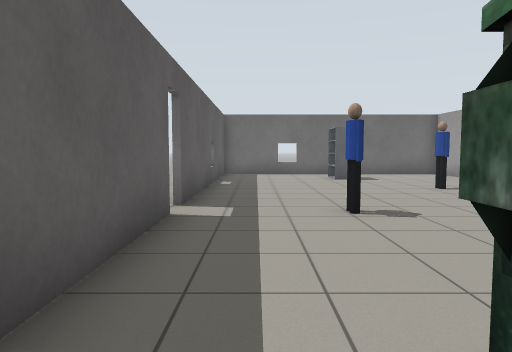
[1] (above)

15 first-person views from a walk through a robot-simulator world made for Gazebo. The camera is 1 m above the floor, tilts 4° down and sees 70° across. The floor is counted in squares, 1 m on a side. Each view is taken from the middle of a square. On the plan, view 1 faces up. The plan holds only what a view shows up to about 13 squares ahead; the rest is blank. Some stock models are drawn as simple stand-ins. Some surface patterns are stand-ins.

[2]
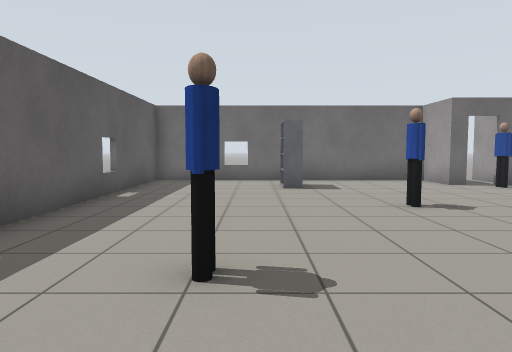

[3]
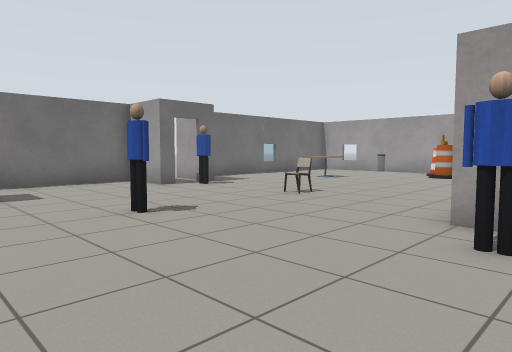

[4]
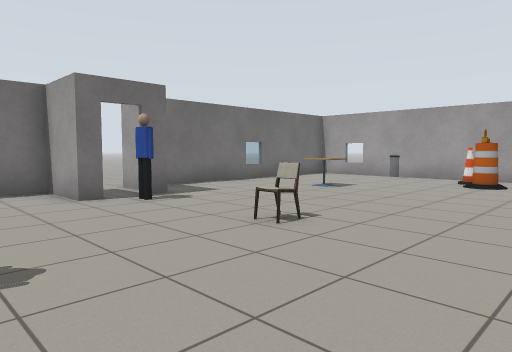

[5]
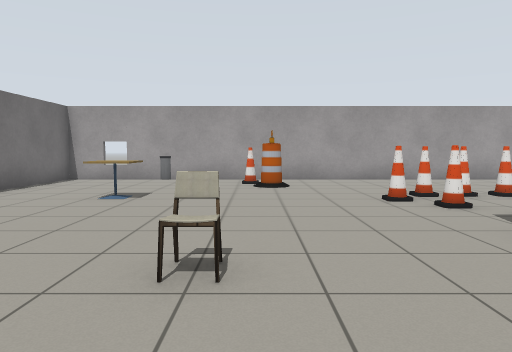

[6]
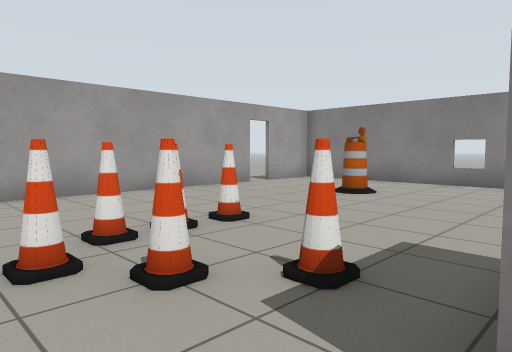

[7]
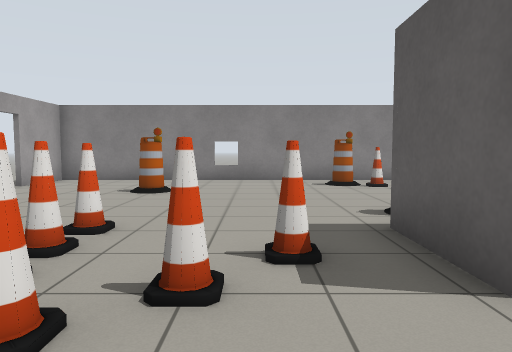

[8]
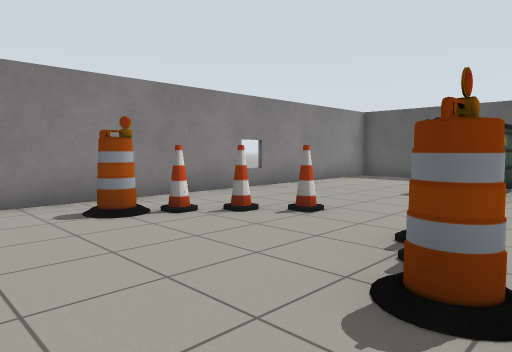

[9]
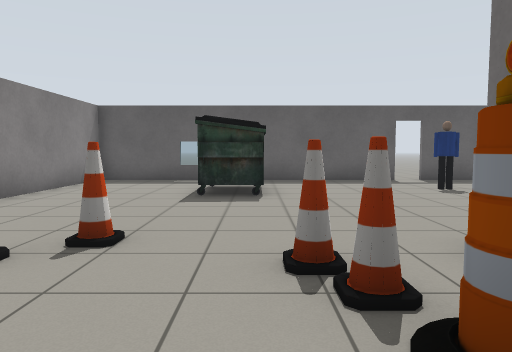

[10]
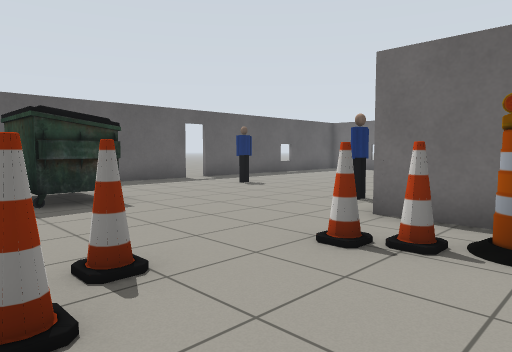

[11]
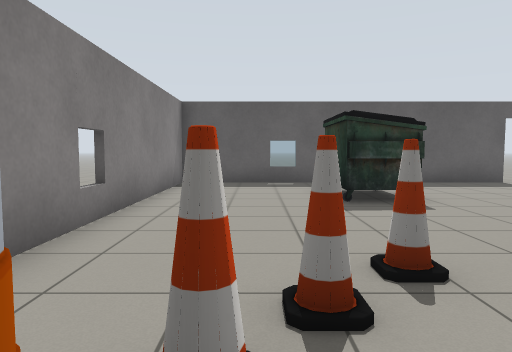

[12]
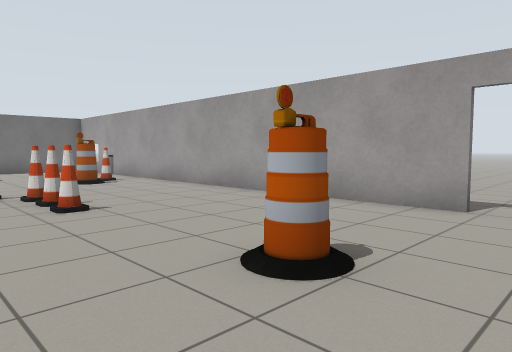

[13]
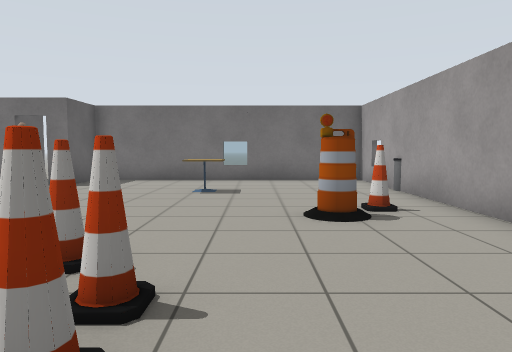

[14]
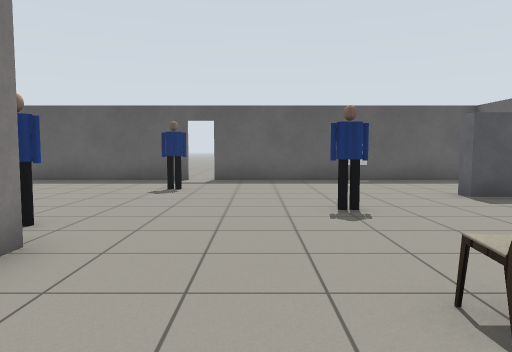

[15]
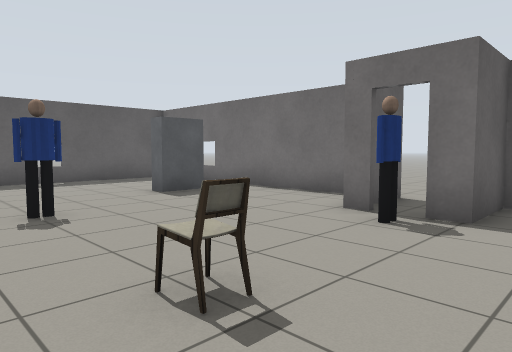

### Floor plan
Points are (right, up) in squares from view 1. A wall is a line through its corners. A room is listed if a view was taken in it or the views show most of it. See-through windows are left out.
Room 1 (views 1, 2, 3, 4, 5, 6, 7, 8, 9, 10, 11, 12, 13, 14, 15)
walls: (10.3, 5.6) (10.3, 3.2); (7.3, 4.9) (7.3, 5.6); (9.1, 3.3) (7.3, 3.3); (8.1, 13.6) (7.6, 13.6) (7.6, 15.4) (-1.4, 15.4) (-1.4, 6.5); (-1.4, 5.7) (-1.4, -0.5); (18.5, -1.4) (18.5, 15.4) (9.6, 15.4) (9.6, 13.6) (8.9, 13.6); (-1.4, -1.6) (-1.4, -4.3) (18.5, -4.3) (18.5, -2.1)
ways out: open door at (8.5, 14); open door at (19, -1.5)
objects: dumpster (1, 0) to (3, 1); person (2, 6); shelf (3, 13) to (3, 14); person (5, 10); person (6, 5); cone (7, -1); cone (8, -2); cone (8, 1); barrel (9, -3) to (10, -3); cone (9, -2); barrel (9, 2); chair (9, 9); person (9, 13); cone (10, 2); cone (12, 5); cone (13, 5); cone (13, 6); cone (14, 3); cone (14, 4); cone (14, 5); cafe table (14, 12); barrel (15, -1); barrel (16, 9); cone (17, 9)

Positions as (right, up) in squares from view 1, and headings:
1: (0, 0), facing up
2: (2, 3), facing up
3: (2, 4), facing up-right
4: (5, 6), facing up-right
5: (6, 9), facing right
6: (10, 7), facing down-right
7: (12, 8), facing down
8: (12, 3), facing down-left
9: (11, 1), facing left
10: (10, -2), facing up-left
11: (10, -2), facing left
12: (12, -3), facing up-right
13: (15, 3), facing up
14: (11, 8), facing left
15: (11, 8), facing up-left
